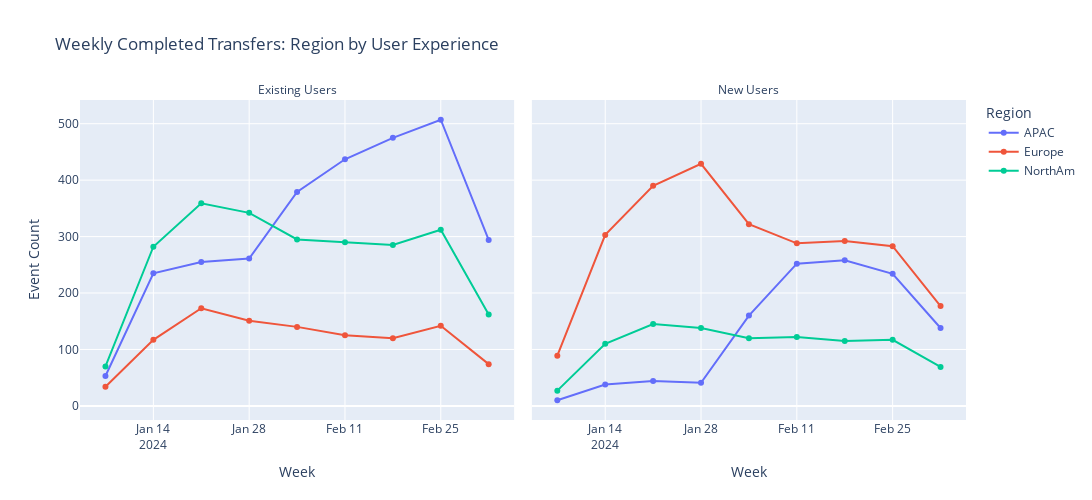

The code cell stored with this chart in its notebook:
### Markdown cell above
### 2.5 Completed Transfers by Region & Experience

To better understand adoption patterns, we break down completed transfers by region and user experience type (new vs. existing users). This reveals how different user segments contribute to early usage of the INR → USD route.

### Code cell
# Execute SQL query
df = db.execute_sql_file("../sql/funnel_stage_time_series.sql")

# Mask for completed transfers only
is_transferred_yes = df["EVENT_NAME"] == "Transfer Transferred"
df = df[is_transferred_yes]

# Ensure proper datetime
df["EVENT_DATE"] = pd.to_datetime(df["EVENT_DATE"])
df.set_index("EVENT_DATE", inplace=True)

# Group by both Region & Experience before resampling
df_weekly = (
    df.groupby(["REGION", "EXPERIENCE"])
    .resample("W")
    .agg(COUNT=("COUNT", "sum"))
    .reset_index()
)

# Plot time series
fig = px.line(
    df_weekly,
    x="EVENT_DATE",
    y="COUNT",
    color="REGION",
    facet_col="EXPERIENCE",
    title="Weekly Completed Transfers: Region by User Experience",
    markers=True,
)
fig.update_layout(
    width=1200,
    height=500,
    xaxis_title="Week",
    yaxis_title="Event Count",
    legend_title_text="Region",
)
fig.update_xaxes(title_text="Week")
fig.for_each_annotation(lambda a: a.update(text=a.text.split("=")[-1] + " Users"))

fig.show()

### Figure 1 — Plotly figure (JSON) as saved in the notebook; plotly's stock layout.template omitted (floating-point values rounded to 4 significant figures)
{"data": [{"hovertemplate": "REGION=APAC<br>EXPERIENCE=Existing<br>EVENT_DATE=%{x}<br>COUNT=%{y}<extra></extra>", "legendgroup": "APAC", "line": {"color": "#636efa", "dash": "solid"}, "marker": {"symbol": "circle"}, "mode": "lines+markers", "name": "APAC", "orientation": "v", "showlegend": true, "type": "scatter", "x": ["2024-01-07T00:00:00.000000", "2024-01-14T00:00:00.000000", "2024-01-21T00:00:00.000000", "2024-01-28T00:00:00.000000", "2024-02-04T00:00:00.000000", "2024-02-11T00:00:00.000000", "2024-02-18T00:00:00.000000", "2024-02-25T00:00:00.000000", "2024-03-03T00:00:00.000000"], "xaxis": "x", "y": [53, 235, 255, 261, 379, 437, 475, 507, 294], "yaxis": "y"}, {"hovertemplate": "REGION=APAC<br>EXPERIENCE=New<br>EVENT_DATE=%{x}<br>COUNT=%{y}<extra></extra>", "legendgroup": "APAC", "line": {"color": "#636efa", "dash": "solid"}, "marker": {"symbol": "circle"}, "mode": "lines+markers", "name": "APAC", "orientation": "v", "showlegend": false, "type": "scatter", "x": ["2024-01-07T00:00:00.000000", "2024-01-14T00:00:00.000000", "2024-01-21T00:00:00.000000", "2024-01-28T00:00:00.000000", "2024-02-04T00:00:00.000000", "2024-02-11T00:00:00.000000", "2024-02-18T00:00:00.000000", "2024-02-25T00:00:00.000000", "2024-03-03T00:00:00.000000"], "xaxis": "x2", "y": [10, 38, 44, 41, 160, 252, 258, 234, 138], "yaxis": "y2"}, {"hovertemplate": "REGION=Europe<br>EXPERIENCE=Existing<br>EVENT_DATE=%{x}<br>COUNT=%{y}<extra></extra>", "legendgroup": "Europe", "line": {"color": "#EF553B", "dash": "solid"}, "marker": {"symbol": "circle"}, "mode": "lines+markers", "name": "Europe", "orientation": "v", "showlegend": true, "type": "scatter", "x": ["2024-01-07T00:00:00.000000", "2024-01-14T00:00:00.000000", "2024-01-21T00:00:00.000000", "2024-01-28T00:00:00.000000", "2024-02-04T00:00:00.000000", "2024-02-11T00:00:00.000000", "2024-02-18T00:00:00.000000", "2024-02-25T00:00:00.000000", "2024-03-03T00:00:00.000000"], "xaxis": "x", "y": [34, 117, 173, 151, 140, 125, 120, 142, 74], "yaxis": "y"}, {"hovertemplate": "REGION=Europe<br>EXPERIENCE=New<br>EVENT_DATE=%{x}<br>COUNT=%{y}<extra></extra>", "legendgroup": "Europe", "line": {"color": "#EF553B", "dash": "solid"}, "marker": {"symbol": "circle"}, "mode": "lines+markers", "name": "Europe", "orientation": "v", "showlegend": false, "type": "scatter", "x": ["2024-01-07T00:00:00.000000", "2024-01-14T00:00:00.000000", "2024-01-21T00:00:00.000000", "2024-01-28T00:00:00.000000", "2024-02-04T00:00:00.000000", "2024-02-11T00:00:00.000000", "2024-02-18T00:00:00.000000", "2024-02-25T00:00:00.000000", "2024-03-03T00:00:00.000000"], "xaxis": "x2", "y": [89, 303, 390, 429, 322, 288, 292, 283, 177], "yaxis": "y2"}, {"hovertemplate": "REGION=NorthAm<br>EXPERIENCE=Existing<br>EVENT_DATE=%{x}<br>COUNT=%{y}<extra></extra>", "legendgroup": "NorthAm", "line": {"color": "#00cc96", "dash": "solid"}, "marker": {"symbol": "circle"}, "mode": "lines+markers", "name": "NorthAm", "orientation": "v", "showlegend": true, "type": "scatter", "x": ["2024-01-07T00:00:00.000000", "2024-01-14T00:00:00.000000", "2024-01-21T00:00:00.000000", "2024-01-28T00:00:00.000000", "2024-02-04T00:00:00.000000", "2024-02-11T00:00:00.000000", "2024-02-18T00:00:00.000000", "2024-02-25T00:00:00.000000", "2024-03-03T00:00:00.000000"], "xaxis": "x", "y": [70, 282, 359, 342, 295, 290, 285, 312, 162], "yaxis": "y"}, {"hovertemplate": "REGION=NorthAm<br>EXPERIENCE=New<br>EVENT_DATE=%{x}<br>COUNT=%{y}<extra></extra>", "legendgroup": "NorthAm", "line": {"color": "#00cc96", "dash": "solid"}, "marker": {"symbol": "circle"}, "mode": "lines+markers", "name": "NorthAm", "orientation": "v", "showlegend": false, "type": "scatter", "x": ["2024-01-07T00:00:00.000000", "2024-01-14T00:00:00.000000", "2024-01-21T00:00:00.000000", "2024-01-28T00:00:00.000000", "2024-02-04T00:00:00.000000", "2024-02-11T00:00:00.000000", "2024-02-18T00:00:00.000000", "2024-02-25T00:00:00.000000", "2024-03-03T00:00:00.000000"], "xaxis": "x2", "y": [27, 110, 145, 138, 120, 122, 115, 117, 69], "yaxis": "y2"}], "layout": {"annotations": [{"font": {}, "showarrow": false, "text": "Existing Users", "x": 0.245, "xanchor": "center", "xref": "paper", "y": 1, "yanchor": "bottom", "yref": "paper"}, {"font": {}, "showarrow": false, "text": "New Users", "x": 0.755, "xanchor": "center", "xref": "paper", "y": 1, "yanchor": "bottom", "yref": "paper"}], "height": 500, "legend": {"title": {"text": "Region"}, "tracegroupgap": 0}, "title": {"text": "Weekly Completed Transfers: Region by User Experience"}, "width": 1200, "xaxis": {"anchor": "y", "domain": [0, 0.49], "title": {"text": "Week"}}, "xaxis2": {"anchor": "y2", "domain": [0.51, 1], "matches": "x", "title": {"text": "Week"}}, "yaxis": {"anchor": "x", "domain": [0, 1], "title": {"text": "Event Count"}}, "yaxis2": {"anchor": "x2", "domain": [0, 1], "matches": "y", "showticklabels": false}}}
